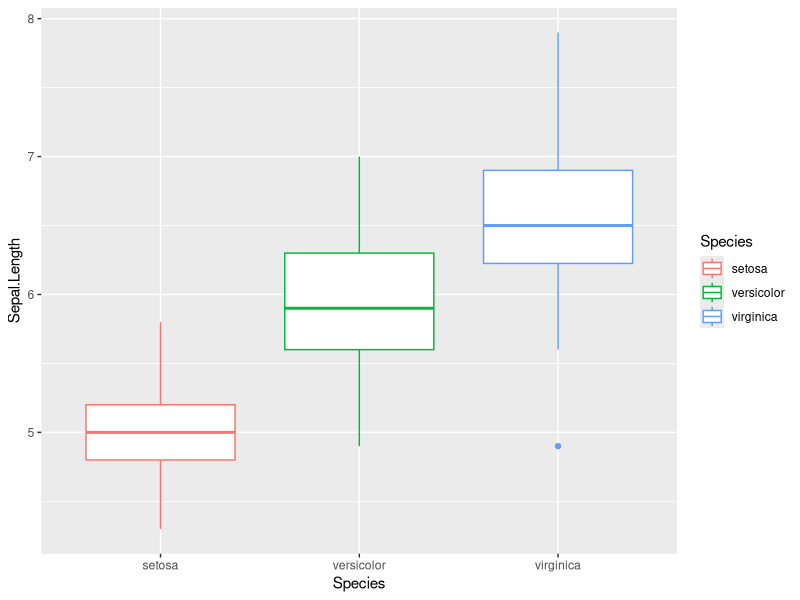
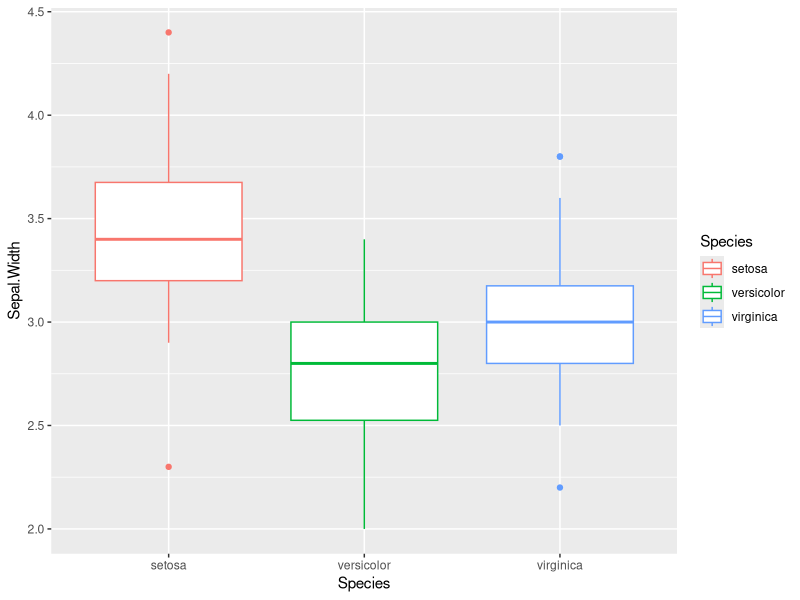
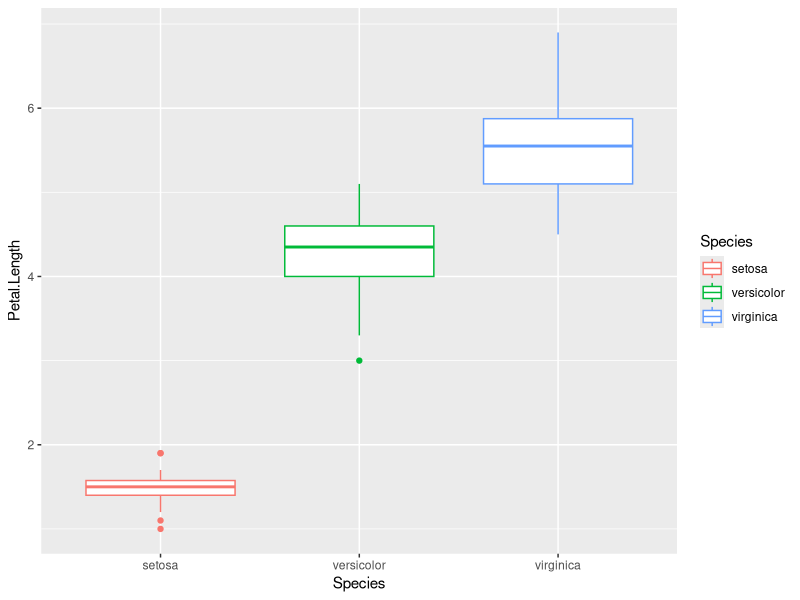
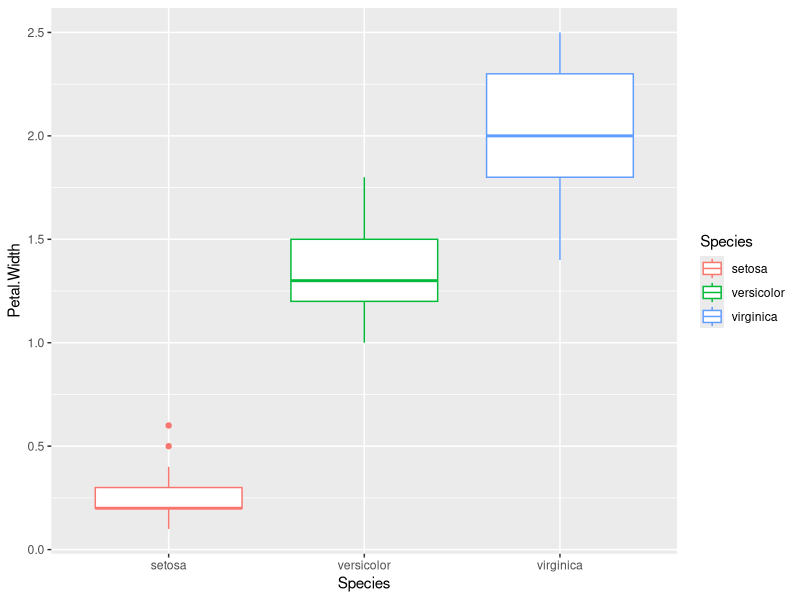

These figures' R source, in order: (Note: this script raises an error after producing the figures.)
## ---- chunk 1
knitr::opts_chunk$set(echo = T)
## ---- chunk 2
library(dplyr) # for %>% , glimpse()
library(ggplot2) # for ggplot(), ggsave()
## ---- chunk 3
data("iris")
iris %>% glimpse()
## ---- chunk 4

columnas <- names(iris)

for(i in 1:4){
  
  vary <- columnas[i]
  
  iris %>% 
    ggplot(mapping = aes(x = Species, y = .data[[vary]])) +
    geom_boxplot(mapping = aes(color = Species))
  
  ggsave(
    filename = paste0("_img/bp_", i, ".png"), 
    width = 1280, 
    height = 580, 
    units = c("px"))
}

## ---- chunk 5
xfun::file_string(file = "sliders.html")
